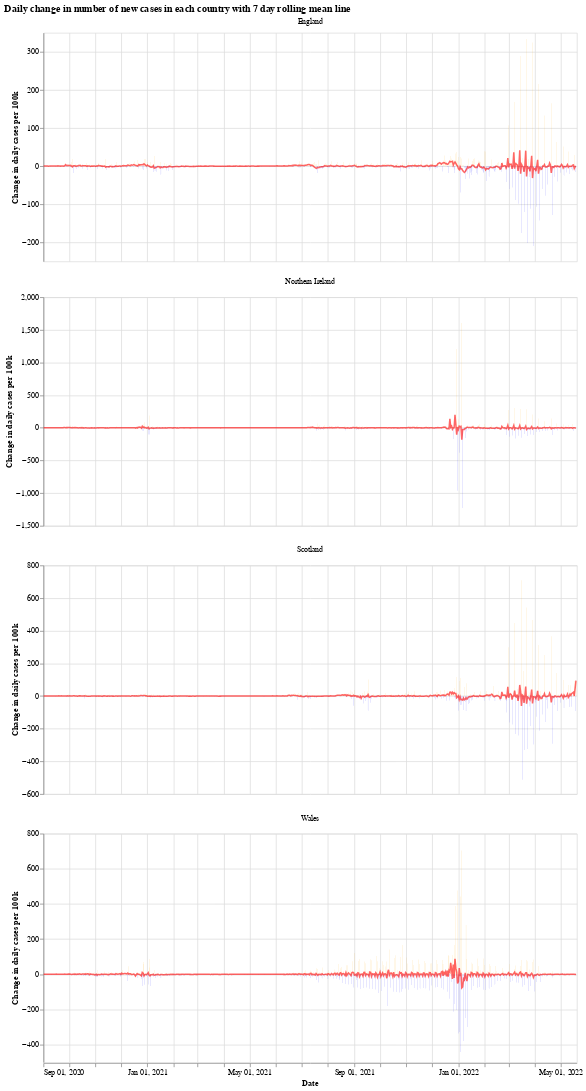

This figure's notebook cell:
### Markdown cell above
We will use the Python library `Altair` for visualising the data, see the [altair docs](https://altair-viz.github.io/) for more information.

First we have a graph which shows the daily change in the number of new cases for each country. This number jumps up and down all over the place, which is likely due to delay in reporting of new cases over the weekend. Another interesting thing is that it looks like the daily cases in Wales experienced a much shorter period of calm over the summer (calm in the sense of daily cases not jumping up and down).

The orange bars are days when the number of new cases (per 100k population) was more than the previous day, while the blue are days when the number of new cases dropped. The red line is the 7 day moving average. 

When the moving average line is below 0, it means that there is a consistent drop in new cases. We can see this clearly happening around the times that lockdowns were introduced (though, to varying degrees). I will update the graphs soon with a marker of when each lockdown started.

### Code cell
# collapse
import altair as alt

bars = alt.Chart(uk_cases).mark_bar().encode(
    x=alt.X("yearmonthdate(date):T", axis=alt.Axis(title='Date')),
    y=alt.Y("casesChangeRate:Q", axis=alt.Axis(title='Change in daily cases per 100k')),
    tooltip='casesChange',
    color=alt.condition(
        alt.datum.casesChangeRate > 0,
        alt.value("orange"),  # The positive color
        alt.value("blue")  # The negative color
    )
).properties(title='Daily change in number of new cases with 7 day rolling mean',width=700).interactive()

line = alt.Chart(uk_cases).mark_line(
    color='red',
    size=2,
    opacity=0.6
).transform_window(
    rolling_mean='mean(casesChangeRate)',
    frame=[0, 7],
    groupby=['areaName']
).encode(
    x='yearmonthdate(date):T',
    y='rolling_mean:Q'
)

alt.layer(bars, line, data=uk_cases).facet(alt.Column(
    'areaName', title=''), columns=1).resolve_scale(y='independent').properties(title='Daily change in number of new cases in each country with 7 day rolling mean line')

### Figure 1 — Vega-Lite specification as saved in the notebook (floating-point values rounded to 4 significant figures; data arrays with more than 128 entries replaced by an {"elided": "..."} marker saying what was removed)
{"config": {"view": {"continuousWidth": 400, "continuousHeight": 300}}, "data": {"name": "data-841db3ef6b85ec483a3c15141d8a57a9"}, "facet": {"type": "nominal", "field": "areaName", "title": ""}, "spec": {"layer": [{"mark": "bar", "encoding": {"color": {"condition": {"value": "orange", "test": "(datum.casesChangeRate > 0)"}, "value": "blue"}, "tooltip": {"type": "quantitative", "field": "casesChange"}, "x": {"type": "temporal", "axis": {"title": "Date"}, "field": "date", "timeUnit": "yearmonthdate"}, "y": {"type": "quantitative", "axis": {"title": "Change in daily cases per 100k"}, "field": "casesChangeRate"}}, "selection": {"selector001": {"type": "interval", "bind": "scales", "encodings": ["x", "y"]}}, "title": "Daily change in number of new cases with 7 day rolling mean", "width": 700}, {"mark": {"type": "line", "color": "red", "opacity": 0.6, "size": 2}, "encoding": {"x": {"type": "temporal", "field": "date", "timeUnit": "yearmonthdate"}, "y": {"type": "quantitative", "field": "rolling_mean"}}, "transform": [{"window": [{"op": "mean", "field": "casesChangeRate", "as": "rolling_mean"}], "frame": [0, 7], "groupby": ["areaName"]}]}]}, "columns": 1, "resolve": {"scale": {"y": "independent"}}, "title": "Daily change in number of new cases in each country with 7 day rolling mean line", "$schema": "https://vega.github.io/schema/vega-lite/v4.8.1.json", "datasets": {"data-841db3ef6b85ec483a3c15141d8a57a9": {"elided": "2504 records"}}}
